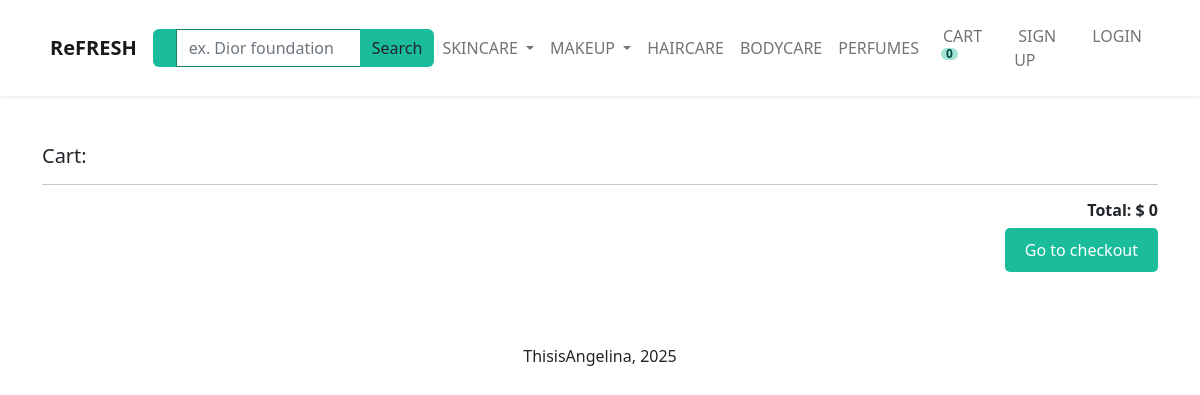
Page /cart/ on the committed database.
### store/models.py (models this page shows, shortened)
class Category(models.Model):
    name = models.CharField(max_length=250, db_index=True)
    parent = models.ForeignKey('self', on_delete=models.CASCADE, related_name='children', blank=True, null=True)
    slug = models.SlugField('url', max_length=250, unique=True, null=False, editable=True)
    created_at = models.DateTimeField(auto_now_add=True)
    class Meta:
        unique_together = (['slug', 'parent'])
        verbose_name_plural = 'Categories'
    def get_absolute_url(self):
        return reverse("store:category_list", args = [str(self.slug)])

### cart/views.py (the view)
# urls.py: path('', v.cart_view, name='cart_view'),
def cart_view(request):
    cart = Cart(request)
    context = {'cart': cart}
    return render(request, 'cart/cart_view.html', context)

### cart/cart.py (called while the page is built)
    def __len__(self):
        return sum(item['qty'] for item in self.cart.values())

    def get_total_value(self):
        return sum(Decimal(item['price']) * item['qty'] for item in self.cart.values())

### cart/context_processor.py (called while the page is built)
def get_cart(request):
    return {'cart': Cart(request)}

### store/context_processor.py (called while the page is built)
def categories(request):
    categories = Category.objects.all()
    return {'categories' : categories}

### cart/templates/cart/cart_view.html (shortened to what this page needs)
{% extends "store/base.html" %}
{% load static %} {% load mathfilters %}
{% block content %}
<main class="pt-5">
  <div class="container">
    <h1 class="h5">Cart:</h1>
    <hr />
    <div class="col-12 text-end">
      <div class="h6 fw-bold">
        Total: $
        <div id="total" class="d-inline-flex">
          {{ cart.get_total_value }}
        </div>
      </div>
      <button type="button" class="btn btn-primary">
                <a class="nav-link text-decoration-none" href="{% url 'payment:checkout' %}">Go to checkout</a>
      </button>
    </div>
  </div>
  <br />
  <br />
</main>
{% endblock %}

### store/templates/store/_partials/_navbar.html (shortened to what this page needs)
<nav class="navbar navbar-expand-lg bg-white sticky-top navbar-light p-3 shadow-sm ">
    <div class="container">
        <a class="navbar-brand" href="{% url 'store:items' %}">
            <strong>ReFRESH</strong></a>
        <div class="collapse navbar-collapse" id="navbarNavDropdown">
            <form action="{% url 'store:search' %}" method="get">
            <div class="ms-auto d-none d-lg-block">
                <div class="input-group">
                    <span class="border-success input-group-text text-white search-button"></span>
                    <input type="text" name="q" placeholder="ex. Dior foundation" class="form-control border-success" style="color: #7a7a7a" />
                    <button class="btn btn-success text-dark search-button">Search</button>
                </div>
            </div>
        </form>
        <ul class="navbar-nav ms-auto">
            {% for category in categories %}
                {% if category.children.exists %}
                    <li class="nav-item dropdown">
                        <a class="nav-link dropdown-toggle" href="{{ category.get_absolute_url }}" id="navbarDropdownMenuLink"
                           data-bs-toggle="dropdown" aria-haspopup="true" aria-expanded="false">
                           {{ category.name|upper }}
                        </a>
                    </li>
                {% elif category.parent is None%}
                    <li class="nav-item">
                        <a class="nav-link" href="{{ category.get_absolute_url }}">{{ category.name|upper }}</a>
                    </li>
                {% endif %}
            {% endfor %}
        </ul>
            <ul class="navbar-nav ms-auto">
                <li class="nav-item">
                    <a class="nav-link mx-2 text-uppercase" href="{% url 'cart:cart_view' %}">  Cart
                        <span id="lblCartCount" class="badge badge-warning ">
                            {% with cart_qty=cart|length%}
                            {% if cart_qty > 0 %}
                            {{cart_qty}}
                            {% else %}
                            0
                            {% endif %}
                            {% endwith %}
                        </span>
                    </a>
                </li>
                {% if request.user.is_authenticated %}
                <li class="nav-item">
                    <a class="nav-link mx-2 text-uppercase" href="{% url 'account:view_dashboard' %}"><i
                            class="fa-solid fa-circle-user me-1"></i>My account</a>
                </li>
                <li class="nav-item">
                    <a class="nav-link mx-2 text-uppercase" href="{% url 'account:logout' %}"><i
                            class="fa-solid fa-circle-user me-1"></i> Logout</a>
                </li>
                {% else %}
                <li class="nav-item">
                    <a class="nav-link mx-2 text-uppercase" href="{% url 'account:register' %}"> Sign up </a>
                </li>
                <li class="nav-item">
                    <a class="nav-link mx-2 text-uppercase" href="{% url 'account:login' %}"> Login</a>
                </li>
                {% endif %}
            </ul>
        </div>
    </div>
</nav>

### store/static/store/css/main.css (style rules this page uses)
.badge { padding-left: 9px; padding-right: 9px; border-radius: 9px; background-color: #A3E4D7; color: #004D40; }
#lblCartCount { font-size: 12px; background: #A3E4D7; color: #004D40; padding: 0 5px; vertical-align: top; margin-left: -2px; }
.search-button { background-color: #1ABC9C; color: white; border: none; }
.btn-primary { background-color: #1ABC9C; color: white; border: none; padding: 10px 20px; font-size: 16px; border-radius: 5px; transition: background-color 0.3s ease-in-out, transform 0.2s ease-in-out; }

### rows in the picture
Category: name "SKINCARE"
Category: name "MAKEUP"
Category: name "HAIRCARE"
Category: name "BODYCARE"
Category: name "PERFUMES"

### other values in the picture
{{ cart.get_total_value }} "0"
